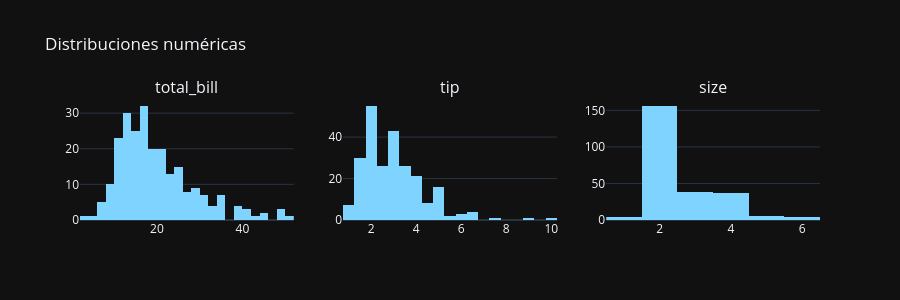

The code cell stored with this chart in its notebook:
### Code cell
# 2.4 Distribuciones de variables numéricas
num_cols = df.select_dtypes(include='number').columns.tolist()
if num_cols:
    display(df[num_cols].describe().T)
    cols = num_cols[:9]; rows = (len(cols)+2)//3
    fig = sp.make_subplots(rows=rows, cols=3, subplot_titles=cols)
    for i, col in enumerate(cols):
        fig.add_trace(go.Histogram(x=df[col].dropna(), marker_color=PRIMARY, name=col),
                      row=i//3+1, col=i%3+1)
    fig.update_layout(height=300*rows, showlegend=False, title_text='Distribuciones numéricas',
                      template='plotly_dark'); fig.show()
else:
    print('Sin columnas numéricas.')

### Figure 1 — Plotly figure (JSON) as saved in the notebook; plotly's stock layout.template omitted (floating-point values rounded to 4 significant figures; data arrays with more than 128 entries replaced by an {"elided": "..."} marker saying what was removed)
{"data": [{"marker": {"color": "#7fd4ff"}, "name": "total_bill", "type": "histogram", "x": {"elided": "244 float values"}, "xaxis": "x", "yaxis": "y"}, {"marker": {"color": "#7fd4ff"}, "name": "tip", "type": "histogram", "x": {"elided": "244 float values"}, "xaxis": "x2", "yaxis": "y2"}, {"marker": {"color": "#7fd4ff"}, "name": "size", "type": "histogram", "x": {"elided": "244 int values"}, "xaxis": "x3", "yaxis": "y3"}], "layout": {"annotations": [{"font": {"size": 16}, "showarrow": false, "text": "total_bill", "x": 0.1444, "xanchor": "center", "xref": "paper", "y": 1.0, "yanchor": "bottom", "yref": "paper"}, {"font": {"size": 16}, "showarrow": false, "text": "tip", "x": 0.5, "xanchor": "center", "xref": "paper", "y": 1.0, "yanchor": "bottom", "yref": "paper"}, {"font": {"size": 16}, "showarrow": false, "text": "size", "x": 0.8556, "xanchor": "center", "xref": "paper", "y": 1.0, "yanchor": "bottom", "yref": "paper"}], "height": 300, "showlegend": false, "title": {"text": "Distribuciones numéricas"}, "xaxis": {"anchor": "y", "domain": [0.0, 0.2889]}, "xaxis2": {"anchor": "y2", "domain": [0.3556, 0.6444]}, "xaxis3": {"anchor": "y3", "domain": [0.7111, 1.0]}, "yaxis": {"anchor": "x", "domain": [0.0, 1.0]}, "yaxis2": {"anchor": "x2", "domain": [0.0, 1.0]}, "yaxis3": {"anchor": "x3", "domain": [0.0, 1.0]}}}
